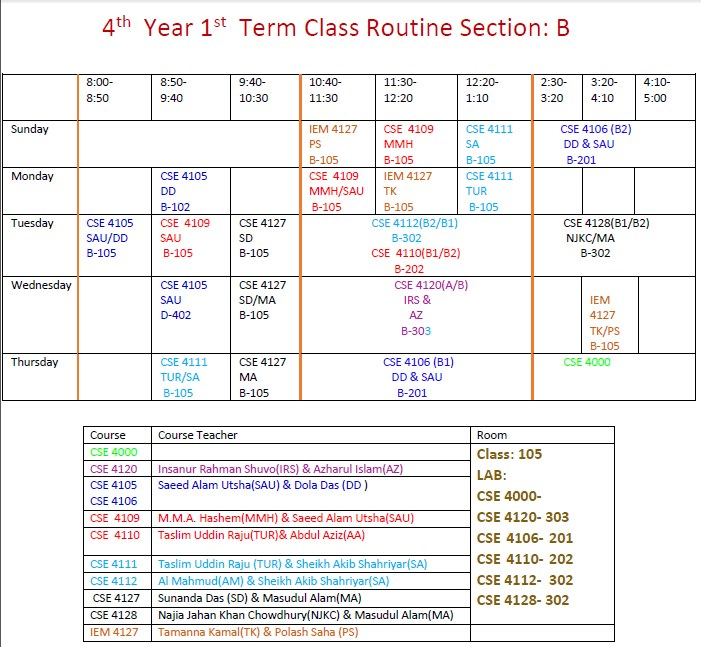
#> input picture images/routine.jpg, 701 x 647 px
$ jupyter execute Gradients.ipynb   (shell and % lines are left out)   (older library calls are emulated)
#> lines starting #> are read from the running program, lines starting #| are printed output that depends on the picture
[cell 1]
import numpy as np
import cv2
from matplotlib import pyplot as plt

[cell 2]
###load images
def load_img():
    img=cv2.imread('images/suduko.png')
    img=cv2.cvtColor(img,cv2.COLOR_BGR2RGB)
    return img

[cell 3]
### display image
def disply_img(img):
    fig=plt.figure(figsize=(5,5))
    ax=fig.add_subplot(111)
    ax.imshow(img,cmap='gray')

[cell 4]
routine_img=cv2.imread("images/routine.jpg",cv2.IMREAD_GRAYSCALE)
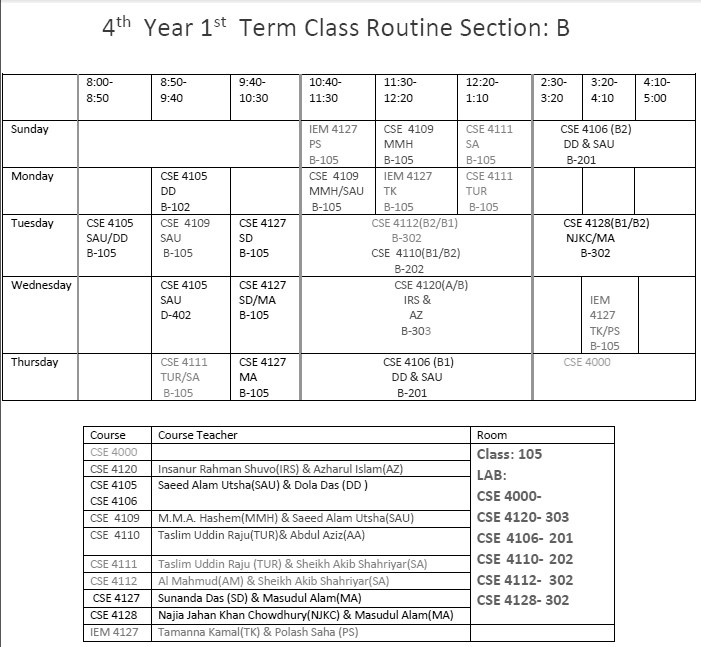
#> routine_img: shape (647, 701); min 0, max 255, mean 238.4
suduko_img=cv2.imread("images/suduko.png",cv2.IMREAD_GRAYSCALE)
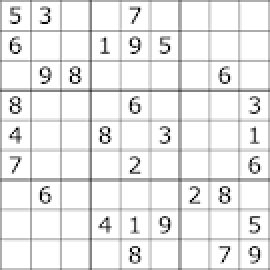
#> input picture images/suduko.png, 135 x 135 px (shown 2 times larger)
#> suduko_img is the input picture: shape (135, 135); min 0, max 255, mean 234.3
disply_img(suduko_img)

[cell 5]
##sobol x calculation
sobolX=cv2.Sobel(suduko_img,cv2.CV_64F,1,0,ksize=5)
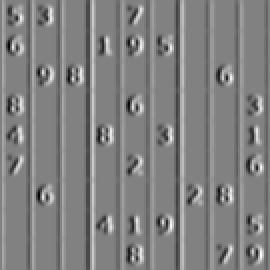
#> sobolX: shape (135, 135) float64 (shown 2 times larger); min -8894, max 8632, mean 6.2; drawn with min black and max white
disply_img(sobolX)

[cell 6]
###sobol y calculation
sobolY=cv2.Sobel(suduko_img,cv2.CV_64F,0,1,ksize=5)
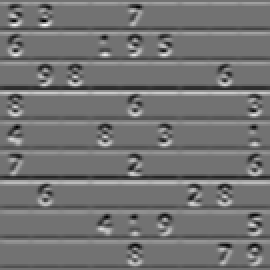
#> sobolY: shape (135, 135) float64 (shown 2 times larger); min -6545, max 7985, mean 6.2; drawn with min black and max white
disply_img(sobolY)

[cell 7]
###use laplacial opetator
laplacian_img=cv2.Laplacian(suduko_img,cv2.CV_64F,ksize=5)
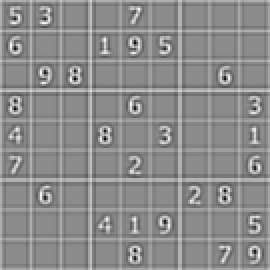
#> laplacian_img: shape (135, 135) float64 (shown 2 times larger); min -10602, max 8708, mean 32.6; drawn with min black and max white
disply_img(laplacian_img)

[cell 8]
laplacian_img=cv2.Laplacian(suduko_img,cv2.CV_64F)
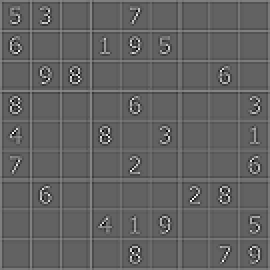
#> laplacian_img: shape (135, 135) float64 (shown 2 times larger); min -554, max 874, mean 2; drawn with min black and max white
disply_img(laplacian_img)

[cell 9]
##blening two image
alpha=0.5
beta=0.5
gamma=0
blendingXY=cv2.addWeighted(sobolX,alpha,sobolY,beta,gamma)
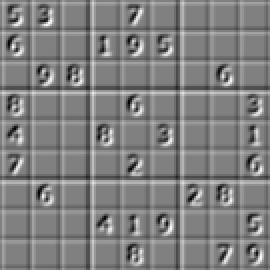
#> blendingXY: shape (135, 135) float64 (shown 2 times larger); min -5138, max 5037, mean 6.2; drawn with min black and max white
disply_img(blendingXY)

[cell 10]
###check thresh hold
ret,th1=cv2.threshold(suduko_img,127,suduko_img.max(),cv2.THRESH_BINARY)
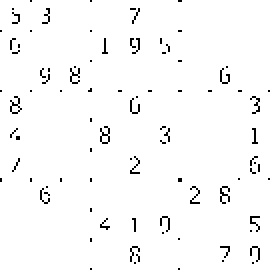
#> th1: shape (135, 135) (shown 2 times larger); 97.4% white; black in thin lines or dots
disply_img(th1)

[cell 11]
###create a kernel
kernel=np.ones(shape=(4,4),dtype=np.uint8)

[cell 12]
##using morphology gradiant
gradient=cv2.morphologyEx(blendingXY,cv2.MORPH_GRADIENT,kernel)
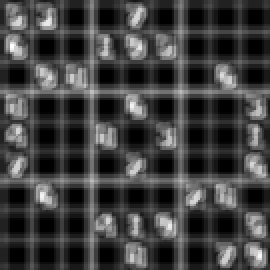
#> gradient: shape (135, 135) float64 (shown 2 times larger); min 0, max 9929, mean 2528; drawn with min black and max white
disply_img(gradient)
